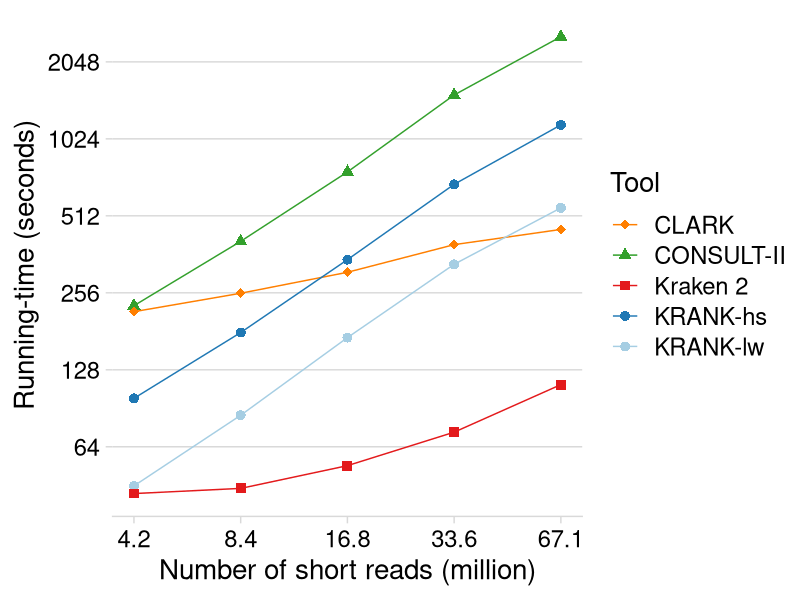
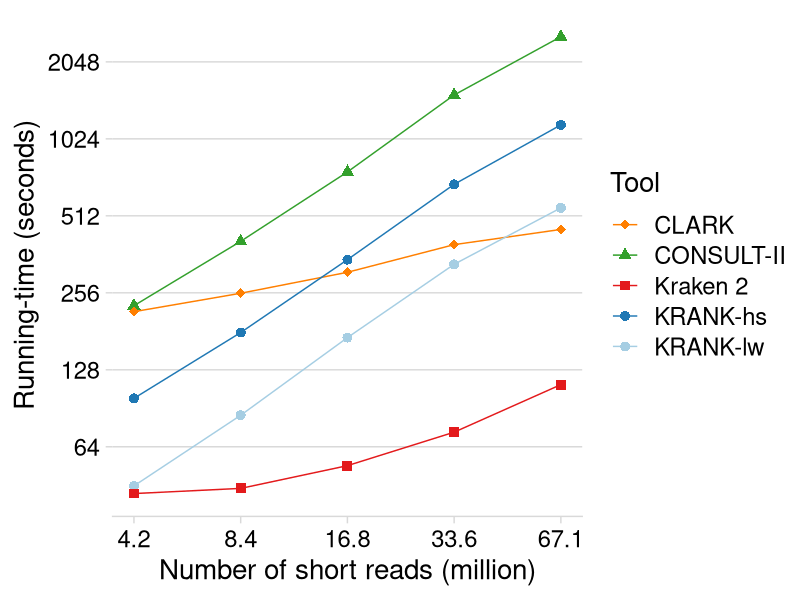

R code for these plots, in order:
require(ggplot2)
require(readr)
require(cowplot)
require(dplyr)
require(reshape2)
require(tidyr)

rtdf <- read_tsv("../results/running_times-query.tsv")
rtdf$NumQuerySR = rtdf$NumQueries * 66667
rtdf %>% ggplot() + aes(x=NumQuerySR, y=RunningTime, colour=Tool, shape=Tool) +
  geom_line() + geom_point(size=3) +
  scale_color_manual(values=c("#ff7f00", "#33a02c",  "#e31a1c" , "#1f78b4", "#a6cee3")) +
  scale_shape_manual(values=c(18, 17,15,16,16)) +
  theme_minimal_hgrid(font_size = 20) +
  labs(x = "Number of short reads (million)", y = "Running-time (seconds)") +
  scale_x_continuous(trans="log2", breaks = sort(unique(rtdf$NumQuerySR)), labels = c("4.2", "8.4", "16.8", "33.6", "67.1")) +
  scale_y_continuous(trans="log2", n.breaks = 6)

ggsave("../figures/running_time-query.pdf", width=7, height = 6)
